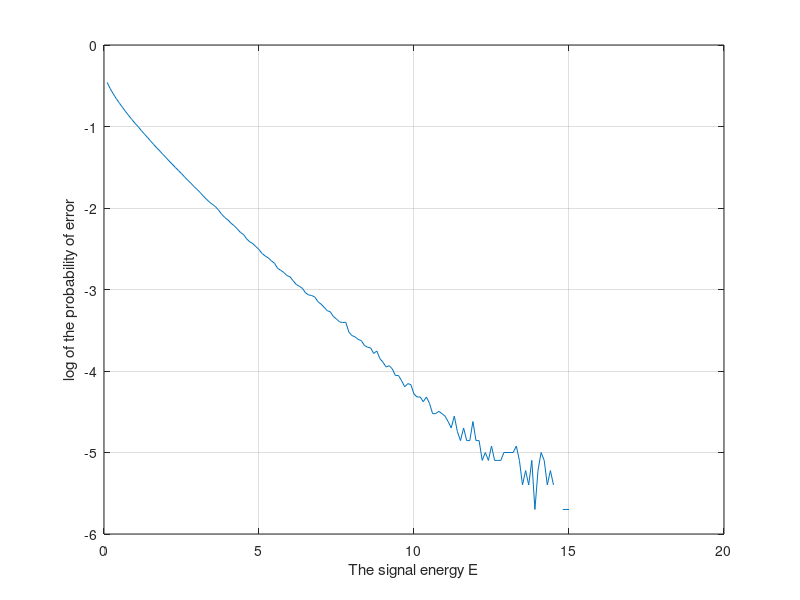

The MATLAB script that drew this image:
msgCount = 500000;

p = 0.5;
var1 = 1;
var2 = 1;
var3 = 1;

covar1 = 0.3;
covar2 = 0.4;
covar3 = 0.6;

sigma = [var1, covar1, covar2;
        covar1, var2, covar3;
        covar2, covar3, var3];

nrcv = 3;
rho = [1 0.5 0.5; 0.5 1 0.5; 0.5 0.5 1];
for i = 1:nrcv
    for j = 1:nrcv
        if i ~= j
            sigma(i, j) = rho(i, j) * sigma(i, i) * sigma(j, j);
        end
    end
end
N = mvnrnd(zeros(1,3), sigma, msgCount);
n1 = N(:,1);
n2 = N(:,2);
n3 = N(:,3);

sigmaInv = sigma';
s = zeros(msgCount, 1);
R = zeros(msgCount, nrcv);
m_hat = zeros(msgCount, 1);
pe = zeros(1, 150);
count = 1;
for E = 0.1:0.1:15.0
    m = rand(1,msgCount) < p;
    
    s = (-1).^m*sqrt(E);
    
    r1 = s + n1';
    r2 = s + n2';
    r3 = s + n3';

    %threshold = (1-p)/p;
    
    %likely = mvnpdf( R+sqrt(E), zeros(1,3), sigma) ./ mvnpdf(R-sqrt(E), zeros(1,3), sigma);
  
    mhat = r1 + r2 + r3 < 0;
    
    correct = (mhat == m);
    
    percentError = size(correct(correct==0))/msgCount;
    
    pe(count) = percentError(2);
    
    count = count + 1;
    
end

E = 0.1:0.1:15.0;
plot(E,log10(pe))
grid on
xlabel('The signal energy E')
ylabel('log of the probability of error')